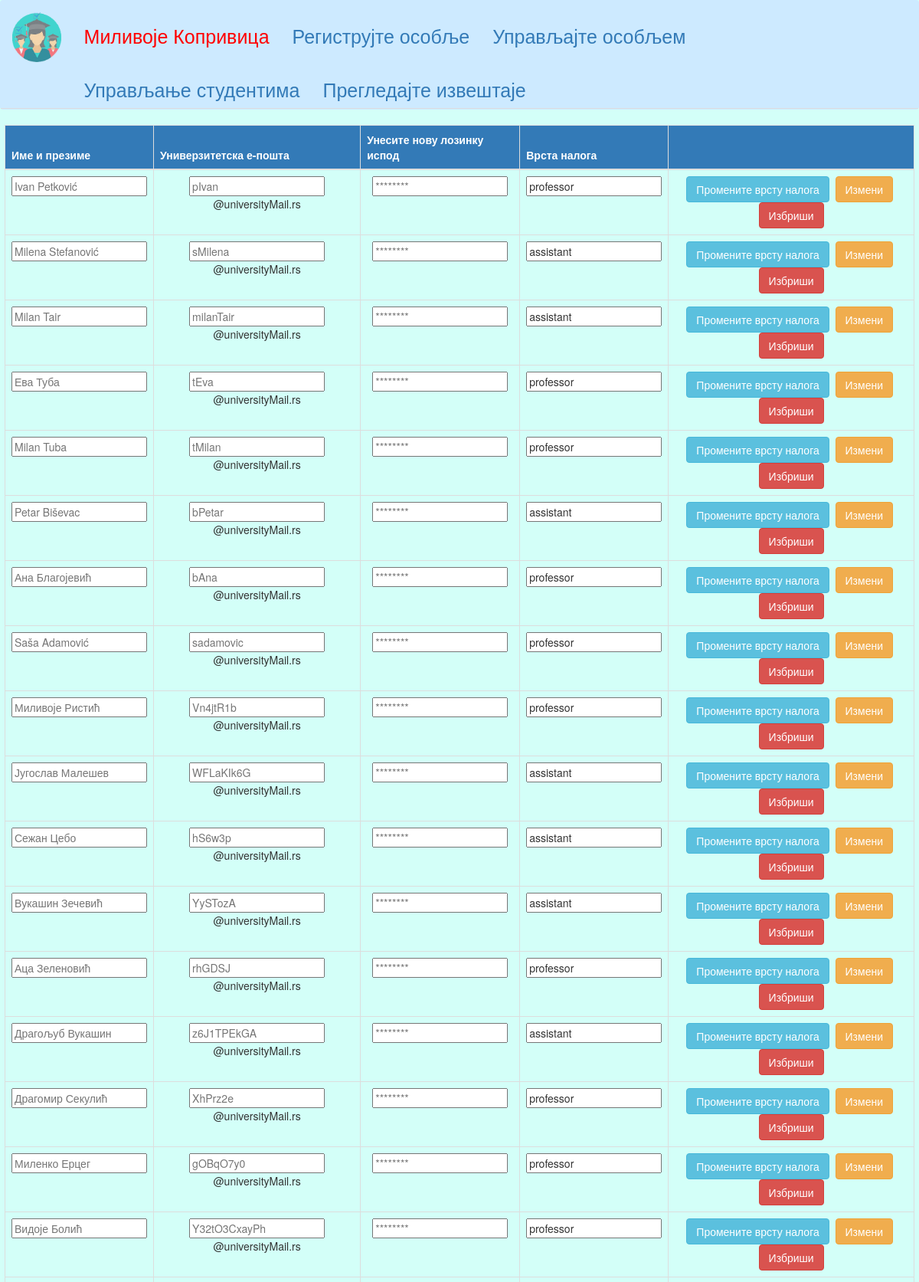
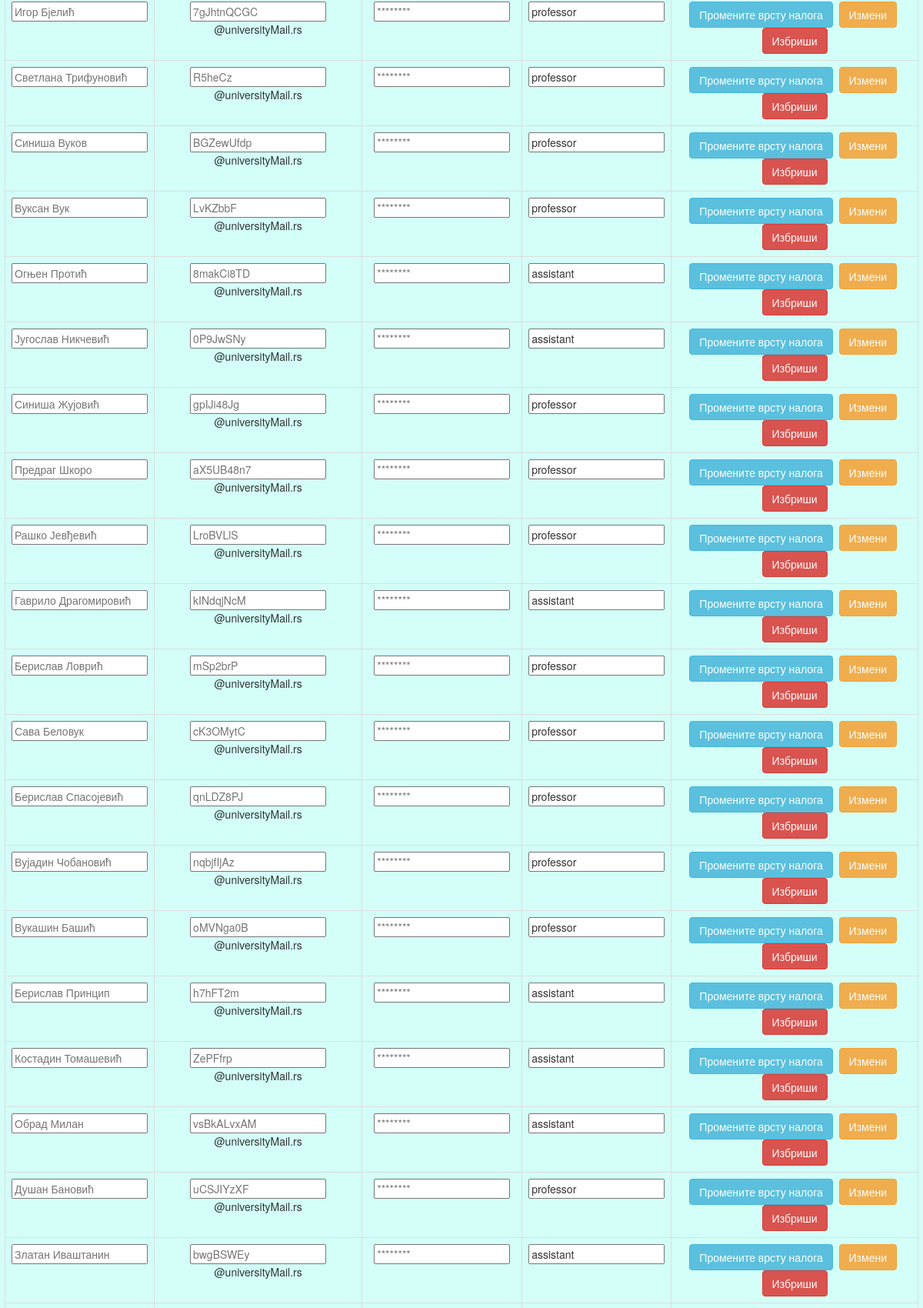
The app's page /index.php?language=serbianCyrilic&page=staff_management (signed in, upper part) with its own data (2 pictures, top to bottom).
### tables this page shows
CREATE TABLE `staff` (
  `staff_id` int(10) UNSIGNED NOT NULL,
  `name_surname` varchar(128) NOT NULL,
  `email` varchar(128) NOT NULL,
  `password_hash` varchar(128) NOT NULL,
  `role` enum('admin','assistant','professor') NOT NULL
);

### index.php (the view, shortened to what this page needs)
<!DOCTYPE html>
<html>
    <head>
        <link rel="stylesheet" href="https://maxcdn.bootstrapcdn.com/bootstrap/3.4.1/css/bootstrap.min.css">
    </head>
    <body style="background-color: #d3fff8;">
        <?php
            require DIR_CORE . "/database_connection.php";
            $xml = @simplexml_load_file(DIR_LANGUAGES . "/{$_SESSION["language"]}.xml") or die(file_get_contents("error404.html"));
            echo initiateHeader($xml);
            if($_SESSION["loggedInAs"] === "professor"){
                switch($_SESSION["page"]){
                    case "teaching_subject_management": echo initiateProfessorPage1($xml, $conn); break;
                    case "add_new_subject": echo initiateProfessorPage2($xml, $conn); break;
                    case "professor_reports": echo initiateProfessorPage3($xml, $conn); break;
                    default: echo file_get_contents("error404.html"); break;
                }
            }
            else if($_SESSION["loggedInAs"] === "assistant"){
                switch($_SESSION["page"]){
                    case "teaching_exercises": echo initiateAssistantPage1($xml, $conn); break;
                    case "exercises_reports": echo initiateAssistantPage2($xml, $conn); break;
                    default: echo file_get_contents("error404.html"); break;
                }
            }
            else if($_SESSION["loggedInAs"] === "admin"){
                switch($_SESSION["page"]){
                    case "staff_management": echo initiateAdminPage2($xml, $conn); break;
                }
            }
            else {
                switch(@$_SESSION["page"]){
                    case "login": echo initiateLoginPage($xml); break;
                    case "admin_access": echo initiateAdminAccessPage($xml, $conn); break;
                    default: echo file_get_contents("error404.html"); break;
                }
            }
        ?>
    </body>
</html>
<?php
    function initiateHeader($xml){
        $header = file_get_contents(DIR_TEMPLATES . "/header.html");
        $links = "";
        $pageName = "";
        $linkID = 1;
        $logoutHref = DIR_CORE . '/logout.php';
        if($_SESSION["loggedInAs"] === null)
            $pageName = "home";
        else {
            $pageName = $_SESSION["loggedInAs"];
            $links .= "<a class='navbar-brand mr-2 mr-md-2' style='font-size: 25px !important; margin-top: 0.8em; color: red;'
                            href={$logoutHref} class=''>". $_SESSION['loggedInUser'] . "</a>";
        }
        do {
            $links .= "
                <a class='navbar-brand mr-2 mr-md-2'
                style='font-size: 25px !important; margin-top: 0.8em;'
                href='index.php?language={$_SESSION["language"]}&page={$xml->navigation->{$pageName . "Page"}->{"link" . $linkID}->href[0]}'>
                {$xml->navigation->{$pageName . "Page"}->{"link" . $linkID}->name[0]}</a>
            ";
            $linkID++;
        } while(isset($xml->navigation->{$pageName . "Page"}->{"link" . $linkID}));
        $header = str_replace("{IMAGE_SRC}", DIR_MISCELLANEOUS . "/logo.png", $header);
        $header = str_replace("{LINKS}", $links, $header);
        return $header;
    }
    function initiateAdminPage2($xml,$conn){
        $page_context = file_get_contents(DIR_TEMPLATES . "/staffManagement.html");
        $page_context = str_replace("{FORM_ACTION}", DIR_CORE . "/staff_managment.php", $page_context);
        $page_context = str_replace("{NS_TITLE}",$xml->registrationPage->nameSurname[0], $page_context);
        $page_context = str_replace("{EMAIL_TITLE}",$xml->registrationPage->email[0], $page_context);
        $page_context = str_replace("{PASSWORD_TITLE}",$xml->adminPage->passwordTitle[0], $page_context);
        $page_context = str_replace("{ROLE_TITLE}",$xml->adminPage->roleTitle[0], $page_context);
        $tBody = "";
        $data = $conn->query("SELECT * FROM staff WHERE NOT staff_id = 1");
        while($staff_member = $data->fetch_assoc()){
            $email = explode("@",$staff_member["email"])[0];
            $tBody .= "
                <tr>
                    <td><input type='text' id='newNS_{$staff_member['staff_id']}' name='newNS_{$staff_member['staff_id']}' placeholder='{$staff_member['name_surname']}'></td>
                    <td><input type='text' id='newUE_{$staff_member['staff_id']}' name='newUE_{$staff_member['staff_id']}' placeholder='{$email}'></input>@universityMail.rs</td>
                    <td><input type='password' id='newPASS_{$staff_member['staff_id']}' name='newPASS_{$staff_member['staff_id']}' placeholder='********'></input></td>
                    <td><input type='text' id='oldRole_{$staff_member['staff_id']}' name='oldRole_{$staff_member["staff_id"]}' value='{$staff_member["role"]}' readonly></input></td>
                    <td>
                        <input type='submit' id='switchRole_{$staff_member['staff_id']}' name='switchRole_{$staff_member['staff_id']}' class='btn btn-info' value='{$xml->adminPage->switchRoleBtn[0]}'></input>&nbsp;
                        <input type='submit' id='edit_{$staff_member['staff_id']}' name='edit_{$staff_member['staff_id']}' class='btn btn-warning' value='{$xml->adminPage->editBtn[0]}'></input>&nbsp;
                        <input type='submit' id='delete_{$staff_member['staff_id']}' name='delete_{$staff_member['staff_id']}'class='btn btn-danger' value='{$xml->adminPage->deleteBtn[0]}'></input>
                    </td>
                </tr>
            ";
        }
        $page_context = str_replace("{tBody}",$tBody, $page_context);
        return $page_context;
    }
?>

### records on screen
staff: name_surname "Ivan Petković", email "pIvan", role "professor"
staff: name_surname "Milena Stefanović", email "sMilena", role "assistant"
staff: name_surname "Milan Tair", email "milanTair", role "assistant"
staff: name_surname "Ева Туба", email "tEva", role "professor"
staff: name_surname "Milan Tuba", email "tMilan", role "professor"
staff: name_surname "Petar Biševac", email "bPetar", role "assistant"
staff: name_surname "Ана Благојевић", email "bAna", role "professor"
staff: name_surname "Saša Adamović", email "sadamovic", role "professor"
staff: name_surname "Миливоје Ристић", email "Vn4jtR1b", role "professor"
staff: name_surname "Југослав Малешев", email "WFLaKIk6G", role "assistant"
staff: name_surname "Сежан Цебо", email "hS6w3p", role "assistant"
staff: name_surname "Вукашин Зечевић", email "YySTozA", role "assistant"
staff: name_surname "Аца Зеленовић", email "rhGDSJ", role "professor"
staff: name_surname "Драгољуб Вукашин", email "z6J1TPEkGA", role "assistant"
staff: name_surname "Драгомир Секулић", email "XhPrz2e", role "professor"
staff: name_surname "Миленко Ерцег", email "gOBqO7y0", role "professor"
staff: name_surname "Видоје Болић", email "Y32tO3CxayPh", role "professor"
staff: name_surname "Игор Бјелић", email "7gJhtnQCGC", role "professor"
staff: name_surname "Светлана Трифуновић", email "R5heCz", role "professor"
staff: name_surname "Синиша Вуков", email "BGZewUfdp", role "professor"
staff: name_surname "Вуксан Вук", email "LvKZbbF", role "professor"
staff: name_surname "Огњен Протић", email "8makCi8TD", role "assistant"
staff: name_surname "Југослав Никчевић", email "0P9JwSNy", role "assistant"
staff: name_surname "Синиша Жујовић", email "gpIJi48Jg", role "professor"
staff: name_surname "Предраг Шкоро", email "aX5UB48n7", role "professor"
staff: name_surname "Рашко Јевђевић", email "LroBVLlS", role "professor"
staff: name_surname "Гаврило Драгомировић", email "kINdqjNcM", role "assistant"
staff: name_surname "Берислав Ловрић", email "mSp2brP", role "professor"
staff: name_surname "Сава Беловук", email "cK3OMytC", role "professor"
staff: name_surname "Берислав Спасојевић", email "qnLDZ8PJ", role "professor"
staff: name_surname "Вујадин Чобановић", email "nqbjfIjAz", role "professor"
staff: name_surname "Вукашин Башић", email "oMVNga0B", role "professor"
staff: name_surname "Берислав Принцип", email "h7hFT2m", role "assistant"
staff: name_surname "Костадин Томашевић", email "ZePFfrp", role "assistant"
staff: name_surname "Обрад Милан", email "vsBkALvxAM", role "assistant"
staff: name_surname "Душан Бановић", email "uCSJIYzXF", role "professor"
staff: name_surname "Златан Иваштанин", email "bwgBSWEy", role "assistant"

### other values on screen
$_SESSION['loggedInUser'] "Миливоје Копривица"
$xml->navigation->{$pageName . "Page"}->{"link" . $linkID}->name[0] "Региструјте особље"
$xml->navigation->{$pageName . "Page"}->{"link" . $linkID}->name[0] "Управљајте особљем"
$xml->navigation->{$pageName . "Page"}->{"link" . $linkID}->name[0] "Управљање студентима"
$xml->navigation->{$pageName . "Page"}->{"link" . $linkID}->name[0] "Прегледајте извештаје"
initiateAdminPage2($xml, $conn) "Име и презиме Универзитетска е-пошта Унесите нову лозинку испод Врста налога"
